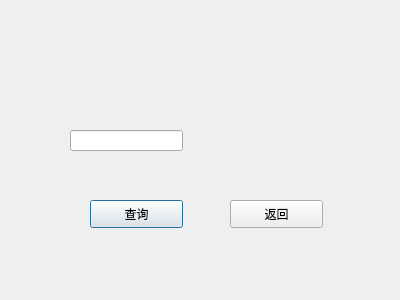
<?xml version="1.0" encoding="UTF-8"?>
<ui version="4.0">
 <class>CheckDialog</class>
 <widget class="QDialog" name="CheckDialog">
  <property name="geometry">
   <rect>
    <x>0</x>
    <y>0</y>
    <width>400</width>
    <height>300</height>
   </rect>
  </property>
  <property name="windowTitle">
   <string>Dialog</string>
  </property>
  <widget class="QLabel" name="label">
   <property name="geometry">
    <rect>
     <x>230</x>
     <y>130</y>
     <width>72</width>
     <height>15</height>
    </rect>
   </property>
   <property name="text">
    <string>    </string>
   </property>
  </widget>
  <widget class="QLineEdit" name="lineEdit">
   <property name="geometry">
    <rect>
     <x>70</x>
     <y>130</y>
     <width>113</width>
     <height>21</height>
    </rect>
   </property>
  </widget>
  <widget class="QPushButton" name="checkBtn">
   <property name="geometry">
    <rect>
     <x>90</x>
     <y>200</y>
     <width>93</width>
     <height>28</height>
    </rect>
   </property>
   <property name="text">
    <string>查询</string>
   </property>
  </widget>
  <widget class="QPushButton" name="returnBtn">
   <property name="geometry">
    <rect>
     <x>230</x>
     <y>200</y>
     <width>93</width>
     <height>28</height>
    </rect>
   </property>
   <property name="text">
    <string>返回</string>
   </property>
  </widget>
 </widget>
 <resources/>
 <connections/>
</ui>
